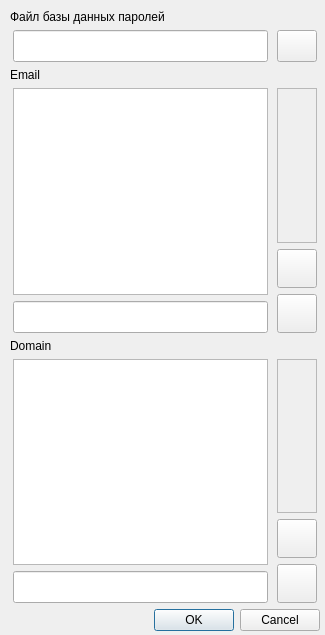
<?xml version="1.0" encoding="UTF-8"?>
<ui version="4.0">
 <class>Dialog</class>
 <widget class="QDialog" name="Dialog">
  <property name="geometry">
   <rect>
    <x>0</x>
    <y>0</y>
    <width>325</width>
    <height>635</height>
   </rect>
  </property>
  <property name="minimumSize">
   <size>
    <width>325</width>
    <height>635</height>
   </size>
  </property>
  <property name="maximumSize">
   <size>
    <width>325</width>
    <height>635</height>
   </size>
  </property>
  <property name="windowTitle">
   <string>Настройки</string>
  </property>
  <property name="windowIcon">
   <iconset resource="../resources/resources.qrc">
    <normaloff>:/dark_theme/icons/dark_theme/settings.svg</normaloff>:/dark_theme/icons/dark_theme/settings.svg</iconset>
  </property>
  <property name="modal">
   <bool>false</bool>
  </property>
  <widget class="QWidget" name="layoutWidget">
   <property name="geometry">
    <rect>
     <x>10</x>
     <y>10</y>
     <width>310</width>
     <height>621</height>
    </rect>
   </property>
   <layout class="QVBoxLayout" name="verticalLayout_3">
    <item>
     <widget class="QLabel" name="label">
      <property name="text">
       <string>Файл базы данных паролей</string>
      </property>
     </widget>
    </item>
    <item>
     <layout class="QHBoxLayout" name="horizontalLayout">
      <item>
       <widget class="QLineEdit" name="lineEdit">
        <property name="minimumSize">
         <size>
          <width>255</width>
          <height>32</height>
         </size>
        </property>
        <property name="maximumSize">
         <size>
          <width>255</width>
          <height>32</height>
         </size>
        </property>
       </widget>
      </item>
      <item>
       <widget class="QPushButton" name="pushButton">
        <property name="maximumSize">
         <size>
          <width>40</width>
          <height>39</height>
         </size>
        </property>
        <property name="text">
         <string/>
        </property>
        <property name="icon">
         <iconset resource="../resources/resources.qrc">
          <normaloff>:/dark_theme/icons/dark_theme/open.svg</normaloff>:/dark_theme/icons/dark_theme/open.svg</iconset>
        </property>
        <property name="iconSize">
         <size>
          <width>25</width>
          <height>25</height>
         </size>
        </property>
        <property name="iconName" stdset="0">
         <string>open</string>
        </property>
       </widget>
      </item>
     </layout>
    </item>
    <item>
     <widget class="QLabel" name="label_2">
      <property name="text">
       <string>Email</string>
      </property>
     </widget>
    </item>
    <item>
     <layout class="QHBoxLayout" name="horizontalLayout_2">
      <item>
       <layout class="QVBoxLayout" name="verticalLayout_2">
        <item>
         <widget class="QListView" name="listView">
          <property name="minimumSize">
           <size>
            <width>255</width>
            <height>0</height>
           </size>
          </property>
          <property name="maximumSize">
           <size>
            <width>255</width>
            <height>16777215</height>
           </size>
          </property>
          <property name="selectionMode">
           <enum>QAbstractItemView::SelectionMode::MultiSelection</enum>
          </property>
         </widget>
        </item>
        <item>
         <widget class="QLineEdit" name="lineEdit_2">
          <property name="minimumSize">
           <size>
            <width>255</width>
            <height>32</height>
           </size>
          </property>
          <property name="maximumSize">
           <size>
            <width>255</width>
            <height>32</height>
           </size>
          </property>
         </widget>
        </item>
       </layout>
      </item>
      <item>
       <layout class="QVBoxLayout" name="verticalLayout">
        <item>
         <widget class="QFrame" name="frame">
          <property name="minimumSize">
           <size>
            <width>40</width>
            <height>39</height>
           </size>
          </property>
          <property name="maximumSize">
           <size>
            <width>40</width>
            <height>16777215</height>
           </size>
          </property>
          <property name="frameShape">
           <enum>QFrame::Shape::StyledPanel</enum>
          </property>
          <property name="frameShadow">
           <enum>QFrame::Shadow::Raised</enum>
          </property>
         </widget>
        </item>
        <item>
         <widget class="QPushButton" name="pushButton_2">
          <property name="sizePolicy">
           <sizepolicy hsizetype="Minimum" vsizetype="Fixed">
            <horstretch>40</horstretch>
            <verstretch>39</verstretch>
           </sizepolicy>
          </property>
          <property name="minimumSize">
           <size>
            <width>40</width>
            <height>39</height>
           </size>
          </property>
          <property name="maximumSize">
           <size>
            <width>40</width>
            <height>39</height>
           </size>
          </property>
          <property name="text">
           <string/>
          </property>
          <property name="icon">
           <iconset resource="../resources/resources.qrc">
            <normaloff>:/dark_theme/icons/dark_theme/plus.svg</normaloff>:/dark_theme/icons/dark_theme/plus.svg</iconset>
          </property>
          <property name="iconSize">
           <size>
            <width>25</width>
            <height>25</height>
           </size>
          </property>
          <property name="iconName" stdset="0">
           <string>plus</string>
          </property>
         </widget>
        </item>
        <item>
         <widget class="QPushButton" name="pushButton_3">
          <property name="sizePolicy">
           <sizepolicy hsizetype="Minimum" vsizetype="Fixed">
            <horstretch>40</horstretch>
            <verstretch>39</verstretch>
           </sizepolicy>
          </property>
          <property name="minimumSize">
           <size>
            <width>40</width>
            <height>39</height>
           </size>
          </property>
          <property name="maximumSize">
           <size>
            <width>40</width>
            <height>39</height>
           </size>
          </property>
          <property name="text">
           <string/>
          </property>
          <property name="icon">
           <iconset resource="../resources/resources.qrc">
            <normaloff>:/dark_theme/icons/dark_theme/minus.svg</normaloff>:/dark_theme/icons/dark_theme/minus.svg</iconset>
          </property>
          <property name="iconSize">
           <size>
            <width>25</width>
            <height>25</height>
           </size>
          </property>
          <property name="iconName" stdset="0">
           <string>minus</string>
          </property>
         </widget>
        </item>
       </layout>
      </item>
     </layout>
    </item>
    <item>
     <widget class="QLabel" name="label_3">
      <property name="text">
       <string>Domain</string>
      </property>
     </widget>
    </item>
    <item>
     <layout class="QHBoxLayout" name="horizontalLayout_3">
      <item>
       <layout class="QVBoxLayout" name="verticalLayout_4">
        <item>
         <widget class="QListView" name="listView_2">
          <property name="minimumSize">
           <size>
            <width>255</width>
            <height>0</height>
           </size>
          </property>
          <property name="maximumSize">
           <size>
            <width>255</width>
            <height>16777215</height>
           </size>
          </property>
          <property name="selectionMode">
           <enum>QAbstractItemView::SelectionMode::MultiSelection</enum>
          </property>
         </widget>
        </item>
        <item>
         <widget class="QLineEdit" name="lineEdit_3">
          <property name="minimumSize">
           <size>
            <width>255</width>
            <height>32</height>
           </size>
          </property>
          <property name="maximumSize">
           <size>
            <width>255</width>
            <height>32</height>
           </size>
          </property>
         </widget>
        </item>
       </layout>
      </item>
      <item>
       <layout class="QVBoxLayout" name="verticalLayout_5">
        <item>
         <widget class="QFrame" name="frame_2">
          <property name="minimumSize">
           <size>
            <width>40</width>
            <height>39</height>
           </size>
          </property>
          <property name="maximumSize">
           <size>
            <width>40</width>
            <height>16777215</height>
           </size>
          </property>
          <property name="frameShape">
           <enum>QFrame::Shape::StyledPanel</enum>
          </property>
          <property name="frameShadow">
           <enum>QFrame::Shadow::Raised</enum>
          </property>
         </widget>
        </item>
        <item>
         <widget class="QPushButton" name="pushButton_4">
          <property name="sizePolicy">
           <sizepolicy hsizetype="Minimum" vsizetype="Fixed">
            <horstretch>40</horstretch>
            <verstretch>39</verstretch>
           </sizepolicy>
          </property>
          <property name="minimumSize">
           <size>
            <width>40</width>
            <height>39</height>
           </size>
          </property>
          <property name="maximumSize">
           <size>
            <width>40</width>
            <height>39</height>
           </size>
          </property>
          <property name="text">
           <string/>
          </property>
          <property name="icon">
           <iconset resource="../resources/resources.qrc">
            <normaloff>:/dark_theme/icons/dark_theme/plus.svg</normaloff>:/dark_theme/icons/dark_theme/plus.svg</iconset>
          </property>
          <property name="iconSize">
           <size>
            <width>25</width>
            <height>25</height>
           </size>
          </property>
          <property name="iconName" stdset="0">
           <string>plus</string>
          </property>
         </widget>
        </item>
        <item>
         <widget class="QPushButton" name="pushButton_5">
          <property name="sizePolicy">
           <sizepolicy hsizetype="Minimum" vsizetype="Fixed">
            <horstretch>40</horstretch>
            <verstretch>39</verstretch>
           </sizepolicy>
          </property>
          <property name="minimumSize">
           <size>
            <width>40</width>
            <height>39</height>
           </size>
          </property>
          <property name="maximumSize">
           <size>
            <width>40</width>
            <height>39</height>
           </size>
          </property>
          <property name="text">
           <string/>
          </property>
          <property name="icon">
           <iconset resource="../resources/resources.qrc">
            <normaloff>:/dark_theme/icons/dark_theme/minus.svg</normaloff>:/dark_theme/icons/dark_theme/minus.svg</iconset>
          </property>
          <property name="iconSize">
           <size>
            <width>25</width>
            <height>25</height>
           </size>
          </property>
          <property name="iconName" stdset="0">
           <string>minus</string>
          </property>
         </widget>
        </item>
       </layout>
      </item>
     </layout>
    </item>
    <item>
     <widget class="QDialogButtonBox" name="buttonBox">
      <property name="autoFillBackground">
       <bool>false</bool>
      </property>
      <property name="orientation">
       <enum>Qt::Orientation::Horizontal</enum>
      </property>
      <property name="standardButtons">
       <set>QDialogButtonBox::StandardButton::Cancel|QDialogButtonBox::StandardButton::Ok</set>
      </property>
     </widget>
    </item>
   </layout>
  </widget>
 </widget>
 <resources>
  <include location="../resources/resources.qrc"/>
 </resources>
 <connections>
  <connection>
   <sender>buttonBox</sender>
   <signal>rejected()</signal>
   <receiver>Dialog</receiver>
   <slot>reject()</slot>
   <hints>
    <hint type="sourcelabel">
     <x>316</x>
     <y>260</y>
    </hint>
    <hint type="destinationlabel">
     <x>286</x>
     <y>274</y>
    </hint>
   </hints>
  </connection>
  <connection>
   <sender>buttonBox</sender>
   <signal>accepted()</signal>
   <receiver>Dialog</receiver>
   <slot>accept()</slot>
   <hints>
    <hint type="sourcelabel">
     <x>248</x>
     <y>254</y>
    </hint>
    <hint type="destinationlabel">
     <x>157</x>
     <y>274</y>
    </hint>
   </hints>
  </connection>
 </connections>
</ui>
